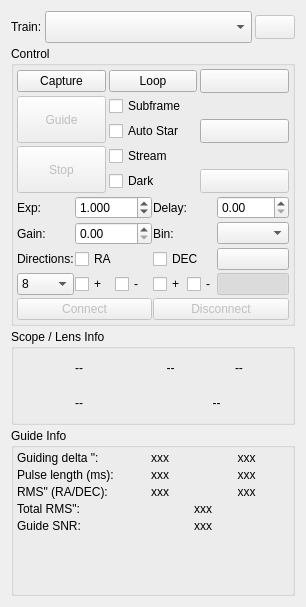
     <widget class="QWidget" name="layoutWidget">
      <layout class="QVBoxLayout" name="LeftLayout">
       <property name="spacing">
        <number>3</number>
       </property>
       <item>
        <layout class="QHBoxLayout" name="trainLayout">
         <item>
          <widget class="QLabel" name="trainLabel">
           <property name="text">
            <string>Train:</string>
           </property>
          </widget>
         </item>
         <item>
          <widget class="QComboBox" name="opticalTrainCombo">
           <property name="sizePolicy">
            <sizepolicy hsizetype="MinimumExpanding" vsizetype="Fixed">
             <horstretch>0</horstretch>
             <verstretch>0</verstretch>
            </sizepolicy>
           </property>
           <property name="minimumSize">
            <size>
             <width>0</width>
             <height>32</height>
            </size>
           </property>
          </widget>
         </item>
         <item>
          <widget class="QPushButton" name="trainB">
           <property name="enabled">
            <bool>false</bool>
           </property>
           <property name="minimumSize">
            <size>
             <width>24</width>
             <height>24</height>
            </size>
           </property>
           <property name="text">
            <string/>
           </property>
           <property name="icon">
            <iconset theme="document-edit"/>
           </property>
           <property name="iconSize">
            <size>
             <width>24</width>
             <height>24</height>
            </size>
           </property>
          </widget>
         </item>
        </layout>
       </item>
       <item>
        <widget class="QGroupBox" name="controlGroupBox">
         <property name="title">
          <string>Control</string>
         </property>
         <layout class="QVBoxLayout" name="verticalLayout_4">
          <property name="spacing">
           <number>3</number>
          </property>
          <property name="leftMargin">
           <number>3</number>
          </property>
          <property name="topMargin">
           <number>3</number>
          </property>
          <property name="rightMargin">
           <number>3</number>
          </property>
          <property name="bottomMargin">
           <number>3</number>
          </property>
          <item>
           <layout class="QGridLayout" name="controlLayout">
            <property name="spacing">
             <number>3</number>
            </property>
            <item row="1" column="0" rowspan="2">
             <widget class="QPushButton" name="guideB">
              <property name="enabled">
               <bool>false</bool>
              </property>
              <property name="sizePolicy">
               <sizepolicy hsizetype="Preferred" vsizetype="Preferred">
                <horstretch>0</horstretch>
                <verstretch>0</verstretch>
               </sizepolicy>
              </property>
              <property name="text">
               <string>Guide</string>
              </property>
              <property name="autoDefault">
               <bool>true</bool>
              </property>
              <property name="default">
               <bool>true</bool>
              </property>
             </widget>
            </item>
            <item row="4" column="1">
             <widget class="QCheckBox" name="guideDarkFrame">
              <property name="toolTip">
               <string>&lt;html&gt;&lt;head/&gt;&lt;body&gt;&lt;p&gt;Subtract dark frame. Create dark frames or defect maps in the Dark Library tool in the capture module.&lt;/p&gt;&lt;/body&gt;&lt;/html&gt;</string>
              </property>
              <property name="text">
               <string>Dark</string>
              </property>
             </widget>
            </item>
            <item row="1" column="1">
             <widget class="QCheckBox" name="guideSubframe">
              <property name="toolTip">
               <string>&lt;html&gt;&lt;head/&gt;&lt;body&gt;&lt;p&gt;Subframe the image around the guide star. Or for PHD2, receive the Guide Star Image instead of the full image frame. For the Internal Guider, before checking this option, you must &lt;span style=&quot; font-weight:600;&quot;&gt;first&lt;/span&gt; capture an image and select a guide star. Uncheck it to take a full frame again. &lt;br/&gt;Please note: 'SEP Multi Star' &lt;span style=&quot; font-weight:600;&quot;&gt;cannot&lt;/span&gt; use subframe.&lt;/p&gt;&lt;/body&gt;&lt;/html&gt;</string>
              </property>
              <property name="text">
               <string>Subframe</string>
              </property>
             </widget>
            </item>
            <item row="0" column="2">
             <widget class="QPushButton" name="showFITSViewerB">
              <property name="minimumSize">
               <size>
                <width>24</width>
                <height>24</height>
               </size>
              </property>
              <property name="toolTip">
               <string>Show in FITS Viewer...</string>
              </property>
              <property name="text">
               <string/>
              </property>
              <property name="iconSize">
               <size>
                <width>24</width>
                <height>24</height>
               </size>
              </property>
             </widget>
            </item>
            <item row="0" column="1">
             <widget class="QPushButton" name="loopB">
              <property name="text">
               <string>Loop</string>
              </property>
             </widget>
            </item>
            <item row="2" column="1">
             <widget class="QCheckBox" name="guideAutoStar">
              <property name="toolTip">
               <string>&lt;html&gt;&lt;head/&gt;&lt;body&gt;&lt;p&gt;Automatically select the calibration star. &lt;br/&gt;Please note: 'SEP Multi Star' does  &lt;span style=&quot; font-weight:600;&quot;&gt;always&lt;/span&gt; use 'auto star' detection.&lt;/p&gt;&lt;/body&gt;&lt;/html&gt;</string>
              </property>
              <property name="text">
               <string>Auto Star</string>
              </property>
             </widget>
            </item>
            <item row="0" column="0">
             <widget class="QPushButton" name="captureB">
              <property name="sizePolicy">
               <sizepolicy hsizetype="Preferred" vsizetype="Fixed">
                <horstretch>0</horstretch>
                <verstretch>0</verstretch>
               </sizepolicy>
              </property>
              <property name="text">
               <string>Capture</string>
              </property>
             </widget>
            </item>
            <item row="2" column="2">
             <widget class="QPushButton" name="clearCalibrationB">
              <property name="minimumSize">
               <size>
                <width>24</width>
                <height>24</height>
               </size>
              </property>
              <property name="toolTip">
               <string>Clear calibration data.</string>
              </property>
              <property name="text">
               <string/>
              </property>
              <property name="icon">
               <iconset theme="edit-delete"/>
              </property>
              <property name="iconSize">
               <size>
                <width>24</width>
                <height>24</height>
               </size>
              </property>
             </widget>
            </item>
            <item row="3" column="1">
             <widget class="QCheckBox" name="guideStreamingEnabled">
              <property name="toolTip">
               <string>&lt;html&gt;&lt;head/&gt;&lt;body&gt;&lt;p&gt;Enable streaming guide mode. When checked and the camera supports video streaming, the guide module captures frames via a continuous video stream instead of individual exposures. This significantly reduces per-frame overhead and enables higher guiding frequencies (e.g. 2–5 Hz) required by harmonic drives. Not compatible with dark-frame subtraction.&lt;/p&gt;&lt;/body&gt;&lt;/html&gt;</string>
              </property>
              <property name="text">
               <string>Stream</string>
              </property>
             </widget>
            </item>
            <item row="3" column="0" rowspan="2">
             <widget class="QPushButton" name="stopB">
              <property name="enabled">
               <bool>false</bool>
              </property>
              <property name="sizePolicy">
               <sizepolicy hsizetype="Preferred" vsizetype="Preferred">
                <horstretch>0</horstretch>
                <verstretch>0</verstretch>
               </sizepolicy>
              </property>
              <property name="text">
               <string>Stop</string>
              </property>
             </widget>
            </item>
            <item row="4" column="2">
             <widget class="QPushButton" name="manualDitherB">
              <property name="enabled">
               <bool>false</bool>
              </property>
              <property name="minimumSize">
               <size>
                <width>24</width>
                <height>24</height>
               </size>
              </property>
              <property name="toolTip">
               <string>Manual Dither</string>
              </property>
              <property name="text">
               <string/>
              </property>
              <property name="icon">
               <iconset theme="path-simplify"/>
              </property>
              <property name="iconSize">
               <size>
                <width>24</width>
                <height>24</height>
               </size>
              </property>
             </widget>
            </item>
           </layout>
          </item>
          <item>
           <layout class="QGridLayout" name="gridLayout_6">
            <property name="horizontalSpacing">
             <number>1</number>
            </property>
            <property name="verticalSpacing">
             <number>3</number>
            </property>
            <item row="5" column="1">
             <layout class="QHBoxLayout" name="horizontalLayout_7">
              <property name="spacing">
               <number>2</number>
              </property>
              <item>
               <widget class="QCheckBox" name="eastRAGuideEnabled">
                <property name="toolTip">
                 <string>East Direction Guiding</string>
                </property>
                <property name="text">
                 <string>+</string>
                </property>
               </widget>
              </item>
              <item>
               <widget class="QCheckBox" name="westRAGuideEnabled">
                <property name="toolTip">
                 <string>West Direction Guiding</string>
                </property>
                <property name="text">
                 <string>-</string>
                </property>
               </widget>
              </item>
             </layout>
            </item>
            <item row="6" column="0" colspan="2">
             <widget class="QPushButton" name="externalConnectB">
              <property name="enabled">
               <bool>false</bool>
              </property>
              <property name="toolTip">
               <string>Connect to external guiding application.</string>
              </property>
              <property name="text">
               <string>Connect</string>
              </property>
             </widget>
            </item>
            <item row="4" column="2">
             <widget class="QCheckBox" name="dECGuideEnabled">
              <property name="toolTip">
               <string>Guide Declination Axis</string>
              </property>
              <property name="styleSheet">
               <string notr="true"/>
              </property>
              <property name="text">
               <string>DEC</string>
              </property>
             </widget>
            </item>
            <item row="1" column="1">
             <widget class="NonLinearDoubleSpinBox" name="guideExposure">
              <property name="decimals">
               <number>3</number>
              </property>
              <property name="maximum">
               <double>60.000000000000000</double>
              </property>
              <property name="value">
               <double>1.000000000000000</double>
              </property>
             </widget>
            </item>
            <item row="2" column="0">
             <widget class="QLabel" name="label_5">
              <property name="toolTip">
               <string>Camera Gain</string>
              </property>
              <property name="text">
               <string>Gain:</string>
              </property>
             </widget>
            </item>
            <item row="1" column="0">
             <widget class="QLabel" name="label_3">
              <property name="toolTip">
               <string>Exposure time in seconds</string>
              </property>
              <property name="text">
               <string>Exp:</string>
              </property>
             </widget>
            </item>
            <item row="2" column="3">
             <widget class="QComboBox" name="guideBinning">
              <property name="toolTip">
               <string>Guide camera binning. It is recommended to set binning to 2x2 or higher.</string>
              </property>
             </widget>
            </item>
            <item row="6" column="2" colspan="2">
             <widget class="QPushButton" name="externalDisconnectB">
              <property name="enabled">
               <bool>false</bool>
              </property>
              <property name="toolTip">
               <string>Disconnect from external guiding application.</string>
              </property>
              <property name="text">
               <string>Disconnect</string>
              </property>
             </widget>
            </item>
            <item row="2" column="2">
             <widget class="QLabel" name="label_8">
              <property name="toolTip">
               <string/>
              </property>
              <property name="text">
               <string>Bin:</string>
              </property>
             </widget>
            </item>
            <item row="1" column="2">
             <widget class="QLabel" name="label_4">
              <property name="toolTip">
               <string/>
              </property>
              <property name="text">
               <string>Delay:</string>
              </property>
             </widget>
            </item>
            <item row="4" column="1">
             <widget class="QCheckBox" name="rAGuideEnabled">
              <property name="toolTip">
               <string>Guide Right Ascention Axis</string>
              </property>
              <property name="styleSheet">
               <string notr="true"/>
              </property>
              <property name="text">
               <string>RA</string>
              </property>
             </widget>
            </item>
            <item row="4" column="0">
             <widget class="QLabel" name="l_9">
              <property name="text">
               <string>Directions:</string>
              </property>
             </widget>
            </item>
            <item row="1" column="3">
             <widget class="QDoubleSpinBox" name="guideDelay">
              <property name="toolTip">
               <string>Delay next guide exposure this many seconds after a pulse is sent</string>
              </property>
              <property name="maximum">
               <double>60.000000000000000</double>
              </property>
             </widget>
            </item>
            <item row="5" column="2">
             <layout class="QHBoxLayout" name="horizontalLayout_10">
              <property name="spacing">
               <number>2</number>
              </property>
              <item>
               <widget class="QCheckBox" name="northDECGuideEnabled">
                <property name="toolTip">
                 <string>North Direction Guiding</string>
                </property>
                <property name="text">
                 <string>+</string>
                </property>
               </widget>
              </item>
              <item>
               <widget class="QCheckBox" name="southDECGuideEnabled">
                <property name="toolTip">
                 <string>South Direction Guiding</string>
                </property>
                <property name="text">
                 <string>-</string>
                </property>
               </widget>
              </item>
             </layout>
            </item>
            <item row="4" column="3">
             <widget class="QPushButton" name="manualPulseB">
              <property name="toolTip">
               <string>Manual Pulse...</string>
              </property>
              <property name="text">
               <string/>
              </property>
              <property name="icon">
               <iconset theme="go-jump"/>
              </property>
              <property name="iconSize">
               <size>
                <width>24</width>
                <height>24</height>
               </size>
              </property>
             </widget>
            </item>
            <item row="2" column="1">
             <widget class="QDoubleSpinBox" name="guideGain">
              <property name="decimals">
               <number>2</number>
              </property>
              <property name="maximum">
               <double>10000.000000000000000</double>
              </property>
              <property name="singleStep">
               <double>10.000000000000000</double>
              </property>
             </widget>
            </item>
            <item row="5" column="0">
             <widget class="QComboBox" name="guideSquareSize">
              <property name="toolTip">
               <string>Guide star tracking box size. Box size must be set in accordance to the selected star size.</string>
              </property>
              <item>
               <property name="text">
                <string>8</string>
               </property>
              </item>
              <item>
               <property name="text">
                <string>16</string>
               </property>
              </item>
              <item>
               <property name="text">
                <string>32</string>
               </property>
              </item>
              <item>
               <property name="text">
                <string>64</string>
               </property>
              </item>
              <item>
               <property name="text">
                <string>128</string>
               </property>
              </item>
             </widget>
            </item>
            <item row="5" column="3">
             <widget class="QPushButton" name="guideShowFrame">
              <property name="enabled">
               <bool>false</bool>
              </property>
              <property name="toolTip">
               <string>Toggle the Guider Image...</string>
              </property>
              <property name="text">
               <string/>
              </property>
              <property name="icon">
               <iconset theme="kstars_stars"/>
              </property>
              <property name="iconSize">
               <size>
                <width>24</width>
                <height>24</height>
               </size>
              </property>
              <property name="checkable">
               <bool>true</bool>
              </property>
              <property name="checked">
               <bool>true</bool>
              </property>
             </widget>
            </item>
           </layout>
          </item>
         </layout>
        </widget>
       </item>
       <item>
        <widget class="QGroupBox" name="infoGroupScope">
         <property name="title">
          <string>Scope / Lens Info</string>
         </property>
         <layout class="QGridLayout" name="gridLayout_2">
          <property name="leftMargin">
           <number>3</number>
          </property>
          <property name="topMargin">
           <number>3</number>
          </property>
          <property name="rightMargin">
           <number>3</number>
          </property>
          <property name="bottomMargin">
           <number>3</number>
          </property>
          <property name="spacing">
           <number>3</number>
          </property>
          <item row="1" column="3" colspan="3">
           <widget class="QLabel" name="l_FOV">
            <property name="toolTip">
             <string>Field of View (arcmin)</string>
            </property>
            <property name="text">
             <string>--</string>
            </property>
            <property name="scaledContents">
             <bool>false</bool>
            </property>
            <property name="alignment">
             <set>Qt::AlignmentFlag::AlignCenter|Qt::AlignmentFlag::AlignHCenter|Qt::AlignmentFlag::AlignLeading|Qt::AlignmentFlag::AlignLeft|Qt::AlignmentFlag::AlignVCenter</set>
            </property>
           </widget>
          </item>
          <item row="0" column="0">
           <widget class="QLabel" name="focalLengthIcon">
            <property name="minimumSize">
             <size>
              <width>32</width>
              <height>32</height>
             </size>
            </property>
            <property name="maximumSize">
             <size>
              <width>32</width>
              <height>32</height>
             </size>
            </property>
            <property name="text">
             <string/>
            </property>
           </widget>
          </item>
          <item row="1" column="2">
           <widget class="QLabel" name="FOVIcon">
            <property name="minimumSize">
             <size>
              <width>32</width>
              <height>32</height>
             </size>
            </property>
            <property name="maximumSize">
             <size>
              <width>32</width>
              <height>32</height>
             </size>
            </property>
            <property name="text">
             <string/>
            </property>
           </widget>
          </item>
          <item row="0" column="3">
           <widget class="QLabel" name="l_Aperture">
            <property name="toolTip">
             <string>Aperture (mm)</string>
            </property>
            <property name="text">
             <string notr="true">--</string>
            </property>
            <property name="scaledContents">
             <bool>false</bool>
            </property>
            <property name="alignment">
             <set>Qt::AlignmentFlag::AlignCenter|Qt::AlignmentFlag::AlignHCenter|Qt::AlignmentFlag::AlignLeading|Qt::AlignmentFlag::AlignLeft|Qt::AlignmentFlag::AlignVCenter</set>
            </property>
           </widget>
          </item>
          <item row="0" column="2">
           <widget class="QLabel" name="apertureIcon">
            <property name="minimumSize">
             <size>
              <width>32</width>
              <height>32</height>
             </size>
            </property>
            <property name="maximumSize">
             <size>
              <width>32</width>
              <height>32</height>
             </size>
            </property>
            <property name="text">
             <string/>
            </property>
           </widget>
          </item>
          <item row="1" column="0">
           <widget class="QLabel" name="focalRatioIcon">
            <property name="minimumSize">
             <size>
              <width>32</width>
              <height>32</height>
             </size>
            </property>
            <property name="maximumSize">
             <size>
              <width>32</width>
              <height>32</height>
             </size>
            </property>
            <property name="text">
             <string/>
            </property>
           </widget>
          </item>
          <item row="0" column="1">
           <widget class="QLabel" name="l_Focal">
            <property name="toolTip">
             <string>Focal Length (mm)</string>
            </property>
            <property name="text">
             <string notr="true">--</string>
            </property>
            <property name="scaledContents">
             <bool>false</bool>
            </property>
            <property name="alignment">
             <set>Qt::AlignmentFlag::AlignCenter|Qt::AlignmentFlag::AlignHCenter|Qt::AlignmentFlag::AlignLeading|Qt::AlignmentFlag::AlignLeft|Qt::AlignmentFlag::AlignVCenter</set>
            </property>
           </widget>
          </item>
          <item row="0" column="5">
           <widget class="QLabel" name="l_Reducer">
            <property name="toolTip">
             <string>Reducer</string>
            </property>
            <property name="text">
             <string>--</string>
            </property>
           </widget>
          </item>
          <item row="1" column="1">
           <widget class="QLabel" name="l_FbyD">
            <property name="toolTip">
             <string>Focal Ratio</string>
            </property>
            <property name="text">
             <string notr="true">--</string>
            </property>
            <property name="scaledContents">
             <bool>false</bool>
            </property>
            <property name="alignment">
             <set>Qt::AlignmentFlag::AlignCenter|Qt::AlignmentFlag::AlignHCenter|Qt::AlignmentFlag::AlignLeading|Qt::AlignmentFlag::AlignLeft|Qt::AlignmentFlag::AlignVCenter</set>
            </property>
           </widget>
          </item>
          <item row="0" column="4">
           <widget class="QLabel" name="reducerIcon">
            <property name="minimumSize">
             <size>
              <width>32</width>
              <height>32</height>
             </size>
            </property>
            <property name="maximumSize">
             <size>
              <width>32</width>
              <height>32</height>
             </size>
            </property>
            <property name="text">
             <string/>
            </property>
           </widget>
          </item>
         </layout>
        </widget>
       </item>
       <item>
        <widget class="QGroupBox" name="infoGroup">
         <property name="title">
          <string>Guide Info</string>
         </property>
         <layout class="QVBoxLayout" name="guideInfoLayout">
          <property name="spacing">
           <number>3</number>
          </property>
          <property name="leftMargin">
           <number>3</number>
          </property>
          <property name="topMargin">
           <number>3</number>
          </property>
          <property name="rightMargin">
           <number>3</number>
          </property>
          <property name="bottomMargin">
           <number>3</number>
          </property>
          <item>
           <layout class="QGridLayout" name="gridLayout" columnstretch="0,1">
            <property name="spacing">
             <number>3</number>
            </property>
            <item row="1" column="0">
             <widget class="QLabel" name="l_17">
              <property name="text">
               <string>Pulse length (ms):</string>
              </property>
             </widget>
            </item>
            <item row="0" column="0">
             <widget class="QLabel" name="l_16">
              <property name="text">
               <string>Guiding delta &quot;:</string>
              </property>
             </widget>
            </item>
            <item row="1" column="1">
             <layout class="QHBoxLayout" name="horizontalLayout_4">
              <property name="spacing">
               <number>1</number>
              </property>
              <item>
               <widget class="QLabel" name="l_PulseRA">
                <property name="toolTip">
                 <string>Generated RA pulse</string>
                </property>
                <property name="text">
                 <string notr="true">xxx</string>
                </property>
                <property name="alignment">
                 <set>Qt::AlignmentFlag::AlignCenter|Qt::AlignmentFlag::AlignHCenter|Qt::AlignmentFlag::AlignLeading|Qt::AlignmentFlag::AlignLeft|Qt::AlignmentFlag::AlignVCenter</set>
                </property>
               </widget>
              </item>
              <item>
               <widget class="QLabel" name="l_PulseDEC">
                <property name="toolTip">
                 <string>Generated DEC pulse</string>
                </property>
                <property name="text">
                 <string notr="true">xxx</string>
                </property>
                <property name="alignment">
                 <set>Qt::AlignmentFlag::AlignCenter|Qt::AlignmentFlag::AlignHCenter|Qt::AlignmentFlag::AlignLeading|Qt::AlignmentFlag::AlignLeft|Qt::AlignmentFlag::AlignVCenter</set>
                </property>
               </widget>
              </item>
             </layout>
            </item>
            <item row="0" column="1">
             <layout class="QHBoxLayout" name="horizontalLayout_3">
              <property name="spacing">
               <number>1</number>
              </property>
              <item>
               <widget class="QLabel" name="l_DeltaRA">
                <property name="toolTip">
                 <string>Immediate Guiding RA deviation in arcseconds</string>
                </property>
                <property name="text">
                 <string notr="true">xxx</string>
                </property>
                <property name="alignment">
                 <set>Qt::AlignmentFlag::AlignCenter|Qt::AlignmentFlag::AlignHCenter|Qt::AlignmentFlag::AlignLeading|Qt::AlignmentFlag::AlignLeft|Qt::AlignmentFlag::AlignVCenter</set>
                </property>
               </widget>
              </item>
              <item>
               <widget class="QLabel" name="l_DeltaDEC">
                <property name="toolTip">
                 <string>Immediate Guiding DEC deviation in arcseconds</string>
                </property>
                <property name="text">
                 <string notr="true">xxx</string>
                </property>
                <property name="alignment">
                 <set>Qt::AlignmentFlag::AlignCenter|Qt::AlignmentFlag::AlignHCenter|Qt::AlignmentFlag::AlignLeading|Qt::AlignmentFlag::AlignLeft|Qt::AlignmentFlag::AlignVCenter</set>
                </property>
               </widget>
              </item>
             </layout>
            </item>
            <item row="2" column="0">
             <widget class="QLabel" name="l_17b">
              <property name="toolTip">
               <string>Guiding RMS error</string>
              </property>
              <property name="text">
               <string>RMS&quot; (RA/DEC):</string>
              </property>
             </widget>
            </item>
            <item row="2" column="1">
             <layout class="QHBoxLayout" name="horizontalLayout_4b">
              <property name="spacing">
               <number>1</number>
              </property>
              <item>
               <widget class="QLabel" name="l_ErrRA">
                <property name="toolTip">
                 <string>Guiding RA RMS error</string>
                </property>
                <property name="text">
                 <string notr="true">xxx</string>
                </property>
                <property name="alignment">
                 <set>Qt::AlignmentFlag::AlignCenter|Qt::AlignmentFlag::AlignHCenter|Qt::AlignmentFlag::AlignLeading|Qt::AlignmentFlag::AlignLeft|Qt::AlignmentFlag::AlignVCenter</set>
                </property>
               </widget>
              </item>
              <item>
               <widget class="QLabel" name="l_ErrDEC">
                <property name="toolTip">
                 <string>Guiding DEC RMS error</string>
                </property>
                <property name="text">
                 <string notr="true">xxx</string>
                </property>
                <property name="alignment">
                 <set>Qt::AlignmentFlag::AlignCenter|Qt::AlignmentFlag::AlignHCenter|Qt::AlignmentFlag::AlignLeading|Qt::AlignmentFlag::AlignLeft|Qt::AlignmentFlag::AlignVCenter</set>
                </property>
               </widget>
              </item>
             </layout>
            </item>
            <item row="3" column="0">
             <widget class="QLabel" name="label_7">
              <property name="text">
               <string>Total RMS&quot;:</string>
              </property>
              <property name="alignment">
               <set>Qt::AlignmentFlag::AlignLeading|Qt::AlignmentFlag::AlignLeft|Qt::AlignmentFlag::AlignVCenter</set>
              </property>
             </widget>
            </item>
            <item row="3" column="1">
             <widget class="QLabel" name="l_TotalRMS">
              <property name="text">
               <string>xxx</string>
              </property>
              <property name="alignment">
               <set>Qt::AlignmentFlag::AlignCenter</set>
              </property>
             </widget>
            </item>
            <item row="4" column="0">
             <widget class="QLabel" name="label_7b">
              <property name="text">
               <string>Guide SNR:</string>
              </property>
              <property name="alignment">
               <set>Qt::AlignmentFlag::AlignLeading|Qt::AlignmentFlag::AlignLeft|Qt::AlignmentFlag::AlignVCenter</set>
              </property>
             </widget>
            </item>
            <item row="4" column="1">
             <widget class="QLabel" name="l_SNR">
              <property name="text">
               <string>xxx</string>
              </property>
              <property name="alignment">
               <set>Qt::AlignmentFlag::AlignCenter</set>
              </property>
             </widget>
            </item>
            <item row="5" column="0">
             <widget class="QLabel" name="guideInfoLabel">
              <property name="text">
               <string/>
              </property>
              <property name="alignment">
               <set>Qt::AlignmentFlag::AlignLeading|Qt::AlignmentFlag::AlignLeft|Qt::AlignmentFlag::AlignVCenter</set>
              </property>
             </widget>
            </item>
            <item row="5" column="1">
             <widget class="QLabel" name="guideInfoText">
              <property name="text">
               <string/>
              </property>
              <property name="alignment">
               <set>Qt::AlignmentFlag::AlignCenter</set>
              </property>
             </widget>
            </item>
           </layout>
          </item>
          <item>
           <spacer name="verticalSpacer2">
            <property name="orientation">
             <enum>Qt::Orientation::Vertical</enum>
            </property>
            <property name="sizeHint" stdset="0">
             <size>
              <width>20</width>
              <height>40</height>
             </size>
            </property>
           </spacer>
          </item>
         </layout>
        </widget>
       </item>
      </layout>
     </widget>
